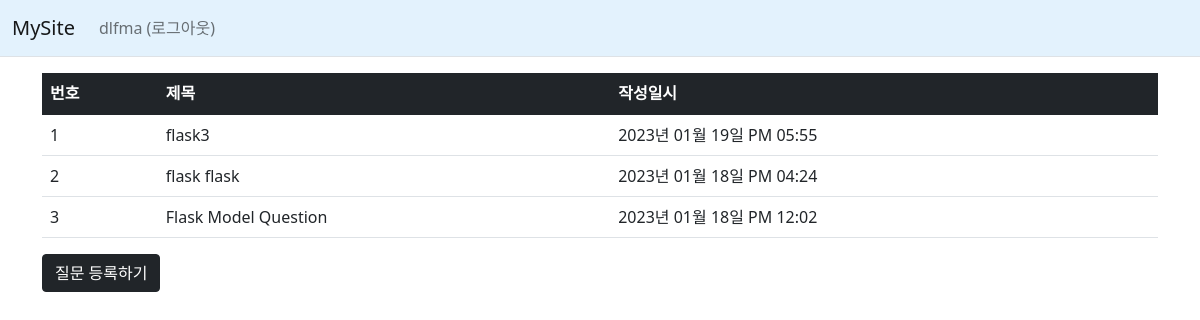
/question/list/ (signed in), run on the app's committed database.
### mysite/models.py (models this page shows)
class User(db.Model):
    id = db.Column(db.Integer, primary_key=True)
    username = db.Column(db.String(150), unique=True, nullable=False)
    password = db.Column(db.String(200), nullable=False)
    email = db.Column(db.String(120), unique=True, nullable=False)

class Question(db.Model):
    id = db.Column(db.Integer, primary_key=True)
    subject = db.Column(db.String(200), nullable=False)
    content = db.Column(db.Text(), nullable=False)
    create_date = db.Column(db.DateTime(), nullable=False)

### mysite/views/question_views.py (the view)
@bp.route('/list/')
def _list():
    question_list = Question.query.order_by(Question.create_date.desc())
    return render_template('question/question_list.html', question_list=question_list)

### mysite/filter.py (called while the page is built)
def format_datetime(value, fmt='%Y년 %m월 %d일 %p %I:%M'):
    return value.strftime(fmt)

### mysite/views/auth_views.py (called while the page is built)
@bp.before_app_request
def load_logged_in_user():
    user_id = session.get('user_id')
    if user_id is None:
        g.user = None
    else:
        g.user = User.query.get(user_id)

### mysite/templates/question/question_list.html
{% extends 'base.html' %}
{% block content %}
<div class="container my-3">
    <table class="table">
        <thead>
        <tr class="table-dark">
            <th>번호</th>
            <th>제목</th>
            <th>작성일시</th>
        </tr>
        </thead>
        <tbody>
        {% if question_list %}
        {% for question in question_list %}
        <tr>
            <td>{{ loop.index }}</td>
            <td>
                <a href="{{ url_for('question.detail', question_id=question.id) }}">{{ question.subject }}</a>
            </td>
            <td>{{ question.create_date|datetime }}</td>
        </tr>
        {% endfor %}
        {% else %}
        <tr>
            <td colspan="3">질문이 없습니다.</td>
        </tr>
        {% endif %}
        </tbody>
    </table>
    <a href="{{ url_for('question.create') }}" class="btn btn-dark">질문 등록하기</a>
</div>
{% endblock %}

### mysite/templates/navbar.html (shortened to what this page needs)
<!DOCTYPE html>
<html lang="en">
<head>
</head>
<body>
<nav class="navbar navbar-expand-lg navbar-light border-bottom", style="background-color: #e3f2fd;">
    <div class="container-fluid">
        <a class="navbar-brand" href="{{ url_for('main.hello_world') }}">MySite</a>
        <div class="collapse navbar-collapse" id="navbarSupportedContent">
            {% if g.user %}
            <ul class="navbar-nav">
                <li class="nav-item ">
                    <a class="nav-link" href="{{ url_for('auth.logout') }}">{{ g.user.username }} (로그아웃)</a>
                </li>
            </ul>
            {% endif %}
        </div>
    </div>
</nav>
</body>
</html>

### mysite/static/style.css (style rules this page uses)
a { text-decoration:none; color: inherit; }

### data on the page
User: user.username "dlfma"
Question: subject "flask3", create_date "2023년 01월 19일 PM 05:55"
Question: subject "flask flask", create_date "2023년 01월 18일 PM 04:24"
Question: subject "Flask Model Question", create_date "2023년 01월 18일 PM 12:02"
